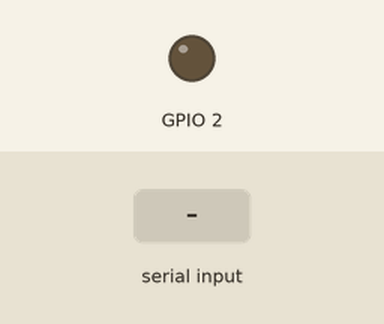
The program below on a simulated ESP32. Shown: output pins drawn as LEDs (lit = HIGH). Inputs (shaded band) come from the test bench. What the program prints to the serial monitor is not drawn.

Above: at 1.2 s.
1.3 s: "pisca\n" received over Serial
At 3.6 s:
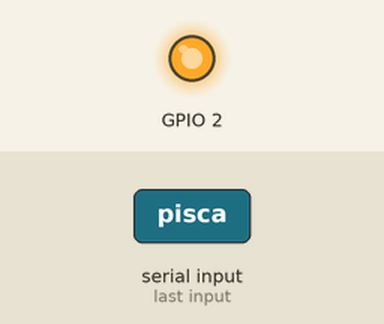
4.3 s: "desliga\n" received over Serial
Timing chart, 0 to 7.3 s (numbered marks = the images above; inputs shaded):
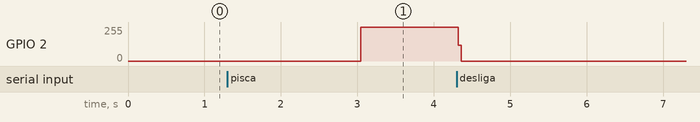

Measured:
- after the input at 1.3 s, GPIO 2: 0/255 → 253/255 after 1.7 s

The program:

main.cpp
```cpp
#include <Arduino.h>

String msg = "";
String passadomsg = "";

void setup()
{
 Serial.begin(9600);
 Serial.println("escreva o comando:");
 pinMode(2, OUTPUT);
}

void loop()
{
 static bool estadoled;
 static bool piscaled;
 static int velocidade = 3000;
 if(Serial.available())
 {
  msg = Serial.readStringUntil('\n');
 }
 if(msg.equals("desliga"))
 {
  estadoled = false;
  piscaled = false;
 }
 else if(msg.equals("liga"))
 {
  estadoled = true;
  piscaled = false;
 }
 if(msg.equals("velocidade")) Serial.println("qual velocidade vc deseja:");

 if(passadomsg.equals("velocidade")) velocidade = msg.toInt();

 if(msg.equals("pisca"))
 {
  estadoled = false;
  static int tempopassado;
  int tempoled = millis();
  if(tempoled - tempopassado > velocidade)
  {
    piscaled = !piscaled;
    tempopassado = tempoled;
  }
 }

passadomsg = msg;

 digitalWrite(2, estadoled);
 digitalWrite(2, piscaled);
}
```
